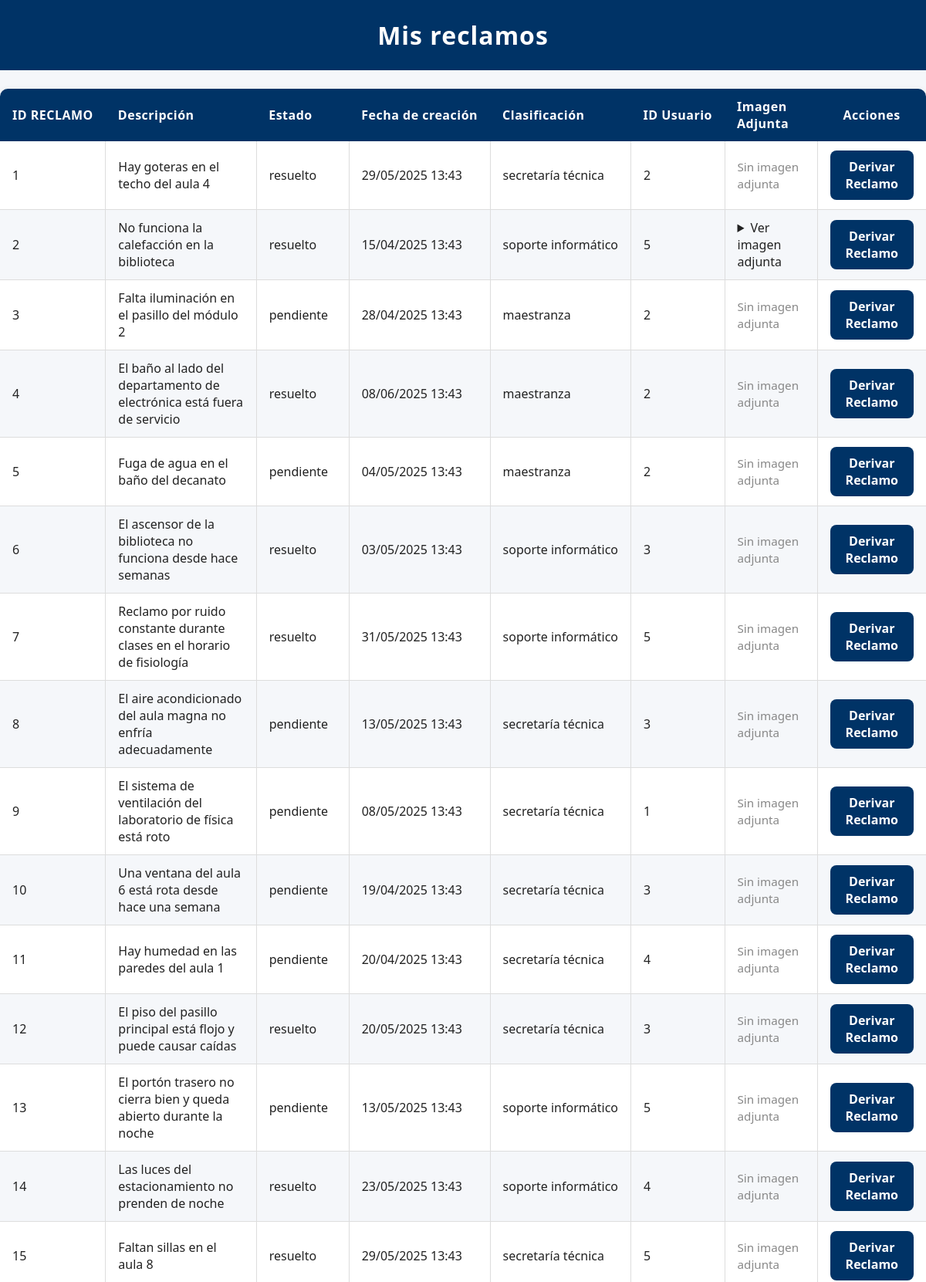
Screenshot of /mis_reclamos (signed in, upper part) with the database file from the repository.
### modules/modelos.py (models this page shows, shortened)
class Base(DeclarativeBase):
    pass

class ModeloReclamo(Base):
    __tablename__ = 'reclamos'
    id = Column(Integer, primary_key=True)
    estado = Column(String, default="pendiente")
    fecha_hora = Column(DateTime, default=datetime.utcnow)
    contenido = Column(String)
    usuario_id = Column(Integer, ForeignKey('usuarios.id'))
    clasificacion = Column(String)
    cantidad_adherentes = Column(Integer, default=1) #Se contabiliza como adherente el usuario que crea el reclamo
    tiempo_estimado = Column(Integer,default=0) #Solo se cambia cuando el reclamo pasa de pendiente -->en proceso
    resuelto_en = Column(Integer,default=None) #Representa la cantidad de días que se tardó en resolver un reclamo
    ''' Relación muchos a muchos con Usuario
    Una relación muchos a muchos en SQL permite que múltiples registros de una tabla se asocien con múltiples registros de otra tabla.
    Esto se implementa mediante una tabla intermedia que contiene claves foráneas de ambas tablas relacionadas.
    Esta estructura facilita modelar relaciones complejas, como estudiantes inscritos en varios cursos o productos en múltiples órdenes.
    '''
    usuarios = relationship(
        "ModeloUsuario",
        back_populates="reclamos"
    )
    usuario = relationship("ModeloUsuario", foreign_keys=[usuario_id], backref="reclamos_creados")

### server.py (the view)
@app.route('/mis_reclamos')
@login_required
def mis_reclamos():
    if current_user.rol == '1':
        reclamos = repo_reclamos.obtener_todos_los_reclamos_base()
    else:
        reclamos = repo_reclamos.obtener_todos_los_registros(current_user.id)
    return render_template('mis_reclamos.html', usuario=current_user, reclamos=reclamos, os=os)

### modules/login.py (called while the page is built)
    @property
    def is_authenticated(self):
        return True

### modules/repositorio.py (called while the page is built)
    def obtener_registro_por_filtro(self, campo, valor, campo2=None, valor2=None):
        query = self.__session.query(ModeloUsuario).filter(getattr(ModeloUsuario, campo) == valor)
        if campo2 and valor2:
            query = query.filter(getattr(ModeloUsuario, campo2) == valor2)
        modelo = query.first()
        if modelo:
            return self.__map_modelo_a_entidad(modelo)
        return None

    def __map_modelo_a_entidad(self, modelo: ModeloUsuario):
        return Usuario(
            nombre=modelo.nombre,
            apellido=modelo.apellido,
            email=modelo.email,
            nombre_de_usuario=modelo.nombre_de_usuario,
            contraseña=modelo.contraseña,
            rol=modelo.rol,
            claustro=modelo.claustro,
            id=modelo.id
        )

    def obtener_todos_los_reclamos_base(self):
        return self.__session.query(ModeloReclamo).all()

### modules/usuarios.py (called while the page is built)
    @property
    def nombre(self):
        return self.__nombre

    @nombre.setter
    def nombre(self, nuevo_nombre: str):
        if not isinstance(nuevo_nombre, str):
            raise ValueError("El nombre debe ser una cadena de texto")
        self.__nombre = nuevo_nombre

    @property
    def apellido(self):
        return self.__apellido

    @apellido.setter
    def apellido(self, nuevo_apellido: str):
        if not isinstance(nuevo_apellido, str):
            raise ValueError("El apellido debe ser una cadena de texto")
        self.__apellido = nuevo_apellido

    @property
    def email(self):
        return self.__email

    @email.setter
    def email(self, nuevo_email: str):
        if not isinstance(nuevo_email, str):
            raise ValueError("El email debe ser una cadena de texto")
        self.__email = nuevo_email

    @property
    def nombre_de_usuario(self):
        return self.__nombre_de_usuario

    @nombre_de_usuario.setter
    def nombre_de_usuario(self, nuevo_nombre_de_usuario: str):
        if not isinstance(nuevo_nombre_de_usuario, str):
            raise ValueError("El nombre de usuario debe ser una cadena de texto")
        self.__nombre_de_usuario = nuevo_nombre_de_usuario

    @property
    def contraseña(self):
        return self.__contraseña

    @contraseña.setter
    def contraseña(self, value):
        self.__contraseña = value

    @property
    def rol(self):
        return self.__rol

    @rol.setter
    def rol(self, value):
        self.__rol = value

### templates/mis_reclamos.html (shortened to what this page needs)
<!DOCTYPE html>
<html lang="es">
<head>
    <link rel="stylesheet" href="{{ url_for('static', filename='style.css') }}">
</head>
<body>
    <h1>Mis reclamos</h1>
    <table>
        <thead>
            <tr>
                <th class="col-id">ID RECLAMO</th>
                <th class="col-descripcion">Descripción</th>
                <th class="col-estado">Estado</th>
                <th class="col-fecha">Fecha de creación</th>
                <th class="col-clasificacion">Clasificación</th>
                <th class="col-usuario">ID Usuario</th>
                <th class = "col-imagen">Imagen Adjunta</th>
                <th class="col-acciones">Acciones</th>
            </tr>
        </thead>
        <tbody>
            {% for reclamo in reclamos %}
                <tr>
                    <td class="col-id">{{ reclamo.id }}</td>
                    <td class="col-descripcion">{{ reclamo.contenido }}</td>
                    <td class="col-estado">{{reclamo.estado}}</td>
                    <td class="col-fecha">{{ reclamo.fecha_hora.strftime('%d/%m/%Y %H:%M')}}</td>
                    <td class="col-clasificacion">{{ reclamo.clasificacion }}</td>
                    <td class="col-usuario">{{ reclamo.usuario_id }}</td>
                    <td class = "col-imagen">
                    {% set imagen_path = 'static/Imagenes Reclamos/{}.png'.format(reclamo.id) %}
                    {% if os.path.exists(imagen_path) %}
                        <details>
                            <summary>Ver imagen adjunta</summary>
                        </details>
                    {% else %}
                        <span style="color: #888; font-size: 0.95em;">Sin imagen adjunta</span>
                    {% endif %}
                    </td>
                    <td class="col-acciones">
                        {%if current_user.rol == '1'%}
                            <a href="{{ url_for('editar_reclamo', reclamo_id=reclamo.id) }}" class="enlace-boton">Derivar Reclamo</a>
                        {%else%}
                            {% if reclamo.estado != "resuelto" %}
                                <a href="{{ url_for('editar_reclamo', reclamo_id=reclamo.id) }}" class="enlace-boton">Editar Reclamo</a>
                            {% else %}
                                Reclamo resuelto en {{ reclamo.resuelto_en }} días
                            {% endif %}
                        {%endif%}
                    </td>
                </tr>
            {% endfor %}
        </tbody>
    </table>
</body>
</html>

### static/style.css (style rules this page uses)
html, body { font-family: 'Segoe UI', Arial, sans-serif; background-color: #f5f7fa; color: #222; margin: 0; padding: 0; height: 100%; }
h1 { background-color: #003366; color: #fff; margin: 0; padding: 24px 0; text-align: center; letter-spacing: 1px; }
table { width: 100%; border-collapse: collapse; margin: 24px 0; font-family: 'Segoe UI', Arial, sans-serif; font-size: 1em; color: #222; box-shadow: 0 2px 8px rgba(0,0,0,0.1); border-radius: 10px; overflow: hidden; background: #fff; }
thead { background-color: #003366; color: #fff; text-align: left; }
thead th { padding: 12px 16px; font-weight: bold; letter-spacing: 0.5px; }
tbody tr { border-bottom: 1px solid #ddd; }
tbody tr:nth-child(even) { background-color: #f5f7fa; }
tbody td { padding: 12px 16px; vertical-align: middle; border-left: 1px solid #ddd; }
tbody td:first-child { border-left: none; }
a { position: relative; color: #003366; font-weight: 600; text-decoration: none; cursor: pointer; transition: color 0.3s ease; }
a::after { content: ''; position: absolute; width: 0; height: 2px; left: 0; bottom: -3px; background-color: #00509e; transition: width 0.3s ease; border-radius: 2px; }
a.enlace-boton { display: inline-block; padding: 10px 20px; background-color: #003366; color: #fff; border-radius: 8px; text-decoration: none; font-weight: bold; }
.col-id, .col-usuario { width: 6%; white-space: nowrap; }
.col-estado { width: 10%; white-space: nowrap; }
.col-fecha { width: 15%; white-space: nowrap; }
.col-departamento, .col-clasificacion { width: 12%; white-space: nowrap; }
.col-descripcion { width: auto; max-width: 300px; word-wrap: break-word; }
.col-acciones { width: 8%; text-align: center; }

### rows the page displays
ModeloReclamo: id "1", contenido "Hay goteras en el techo del aula 4", estado "resuelto", fecha_hora "29/05/2025 13:43", clasificacion "secretaría técnica", usuario_id "2", shows "Sin imagen adjunta"
ModeloReclamo: id "2", contenido "No funciona la calefacción en la biblioteca", estado "resuelto", fecha_hora "15/04/2025 13:43", clasificacion "soporte informático", usuario_id "5"
ModeloReclamo: id "3", contenido "Falta iluminación en el pasillo del módulo 2", estado "pendiente", fecha_hora "28/04/2025 13:43", clasificacion "maestranza", usuario_id "2", shows "Sin imagen adjunta"
ModeloReclamo: id "4", contenido "El baño al lado del departamento de electrónica está fuera de servicio", estado "resuelto", fecha_hora "08/06/2025 13:43", clasificacion "maestranza", usuario_id "2", shows "Sin imagen adjunta"
ModeloReclamo: id "5", contenido "Fuga de agua en el baño del decanato", estado "pendiente", fecha_hora "04/05/2025 13:43", clasificacion "maestranza", usuario_id "2", shows "Sin imagen adjunta"
ModeloReclamo: id "6", contenido "El ascensor de la biblioteca no funciona desde hace semanas", estado "resuelto", fecha_hora "03/05/2025 13:43", clasificacion "soporte informático", usuario_id "3", shows "Sin imagen adjunta"
ModeloReclamo: id "7", contenido "Reclamo por ruido constante durante clases en el horario de fisiología", estado "resuelto", fecha_hora "31/05/2025 13:43", clasificacion "soporte informático", usuario_id "5", shows "Sin imagen adjunta"
ModeloReclamo: id "8", contenido "El aire acondicionado del aula magna no enfría adecuadamente", estado "pendiente", fecha_hora "13/05/2025 13:43", clasificacion "secretaría técnica", usuario_id "3", shows "Sin imagen adjunta"
ModeloReclamo: id "9", contenido "El sistema de ventilación del laboratorio de física está roto", estado "pendiente", fecha_hora "08/05/2025 13:43", clasificacion "secretaría técnica", usuario_id "1", shows "Sin imagen adjunta"
ModeloReclamo: id "10", contenido "Una ventana del aula 6 está rota desde hace una semana", estado "pendiente", fecha_hora "19/04/2025 13:43", clasificacion "secretaría técnica", usuario_id "3", shows "Sin imagen adjunta"
ModeloReclamo: id "11", contenido "Hay humedad en las paredes del aula 1", estado "pendiente", fecha_hora "20/04/2025 13:43", clasificacion "secretaría técnica", usuario_id "4", shows "Sin imagen adjunta"
ModeloReclamo: id "12", contenido "El piso del pasillo principal está flojo y puede causar caídas", estado "resuelto", fecha_hora "20/05/2025 13:43", clasificacion "secretaría técnica", usuario_id "3", shows "Sin imagen adjunta"
ModeloReclamo: id "13", contenido "El portón trasero no cierra bien y queda abierto durante la noche", estado "pendiente", fecha_hora "13/05/2025 13:43", clasificacion "soporte informático", usuario_id "5", shows "Sin imagen adjunta"
ModeloReclamo: id "14", contenido "Las luces del estacionamiento no prenden de noche", estado "resuelto", fecha_hora "23/05/2025 13:43", clasificacion "soporte informático", usuario_id "4", shows "Sin imagen adjunta"
ModeloReclamo: id "15", contenido "Faltan sillas en el aula 8", estado "resuelto", fecha_hora "29/05/2025 13:43", clasificacion "secretaría técnica", usuario_id "5", shows "Sin imagen adjunta"
